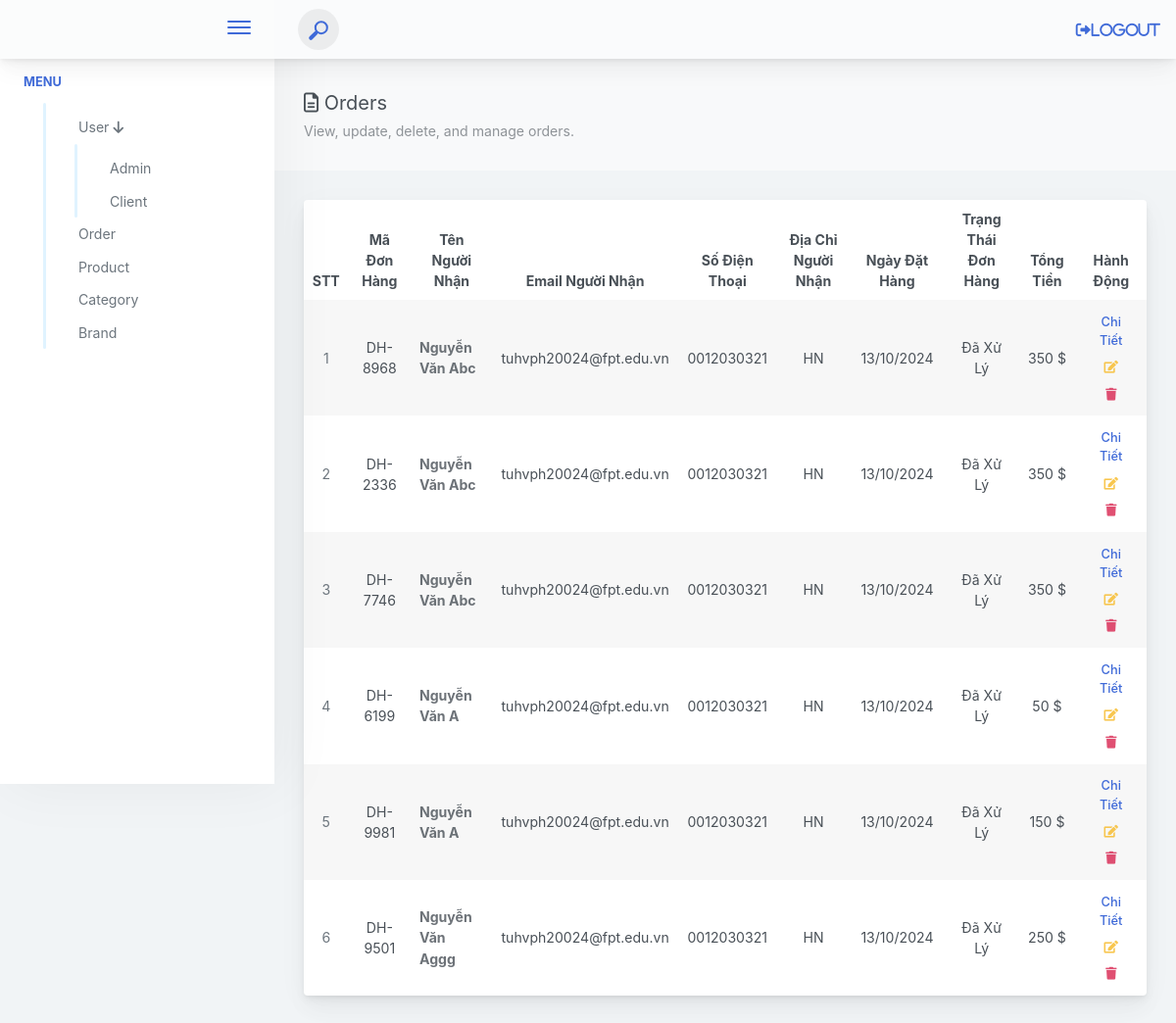
Before: /admin/?act=order (signed in) with the older database file.
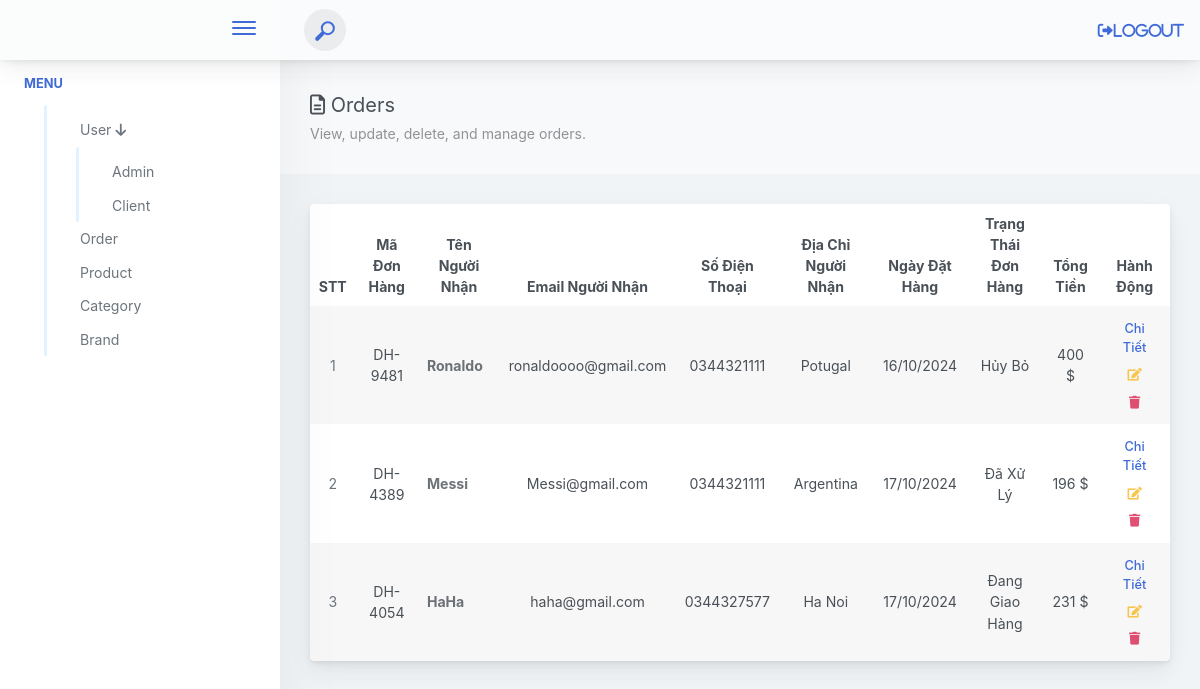
After: the same page with the newer database file.
### tables this page shows
CREATE TABLE `orders` (
  `id` int(11) NOT NULL,
  `order_code` varchar(100) DEFAULT NULL,
  `fullname` varchar(50) DEFAULT NULL,
  `email` varchar(150) DEFAULT NULL,
  `phone_number` varchar(20) DEFAULT NULL,
  `address` varchar(255) DEFAULT NULL,
  `notes` varchar(500) DEFAULT NULL,
  `order_date` datetime DEFAULT NULL,
  `status_id` int(11) DEFAULT NULL,
  `total_money` int(11) DEFAULT NULL,
  `user_id` int(11) DEFAULT NULL
);

### admin/controllers/AdminOrderController.php (called while the page is built, shortened)
<?php
class AdminOrderController
{
    public $modelOrder;
    public function __construct()
    {
        $this->modelOrder = new AdminOrder();
    }
    public function order()
    {
        $listOrder = $this->modelOrder->getAllOrders();
        require_once './views/danhmuc/Order.php';
    }
}

### admin/index.php (called while the page is built, shortened)
<?php
require_once '../commons/function.php';
require_once './controllers/AdminOrderController.php';
require_once './model/AdminOrder.php';
$act = $_GET['act'] ?? '/';
match ($act) {
    'user' => (new AdminUserController())->user(),
    'form-add-user' => (new AdminUserController())->formAddUser(),
    'add-user' => (new AdminUserController())->postAddUser(),
    'form-edit-user' => (new AdminUserController())->formEditUser(),
    'edit-user' => (new AdminUserController())->postEditUser(),
    'delete-user' => (new AdminUserController())->deleteUser(),
    'show-user' => (new AdminUserController())->showUser(),
    'reset-password' => (new AdminUserController())->resetPassword(),
    'client' => (new AdminUserController())->client(),
    'form-edit-client' => (new AdminUserController())->formEditClient(),
    'edit-client' => (new AdminUserController())->postEditClient(),
    'show-client' => (new AdminUserController())->showClient(),
    'login-admin' => (new AdminUserController())->formLogin(),
    'check-login-admin' => (new AdminUserController())->login(),
    'logout-admin' => (new AdminUserController())->Logout(),
    'product' => (new AdminProductController())->product(),
    'form-add-product' => (new AdminProductController())->formAddProduct(),
    'add-product' => (new AdminProductController())->postAddProduct(),
    'delete-product' => (new AdminProductController())->deleteProduct(),
    'show-product' => (new AdminProductController())->showProduct(),
    'edit-product' => (new AdminProductController())->postEditProduct(),
    'form-edit-product' => (new AdminProductController())->formEditProduct(),
    'category' => (new AdminCategoryController())->listCategory(),
    'form-add-category' => (new AdminCategoryController())->formAddCategory(),
    'add-category' => (new AdminCategoryController())->postAddCategory(),
    'form-edit-category' => (new AdminCategoryController())->formEditCategory(),
    'edit-category' => (new AdminCategoryController())->postEditCategory(),
    'delete-category' => (new AdminCategoryController())->deleteCategory(),
    'order' => (new AdminOrderController())->order(),
    'delete-order' => (new AdminOrderController())->deleteOrder(),
    'show-order' => (new AdminOrderController())->showOrder(),
    'edit-order' => (new AdminOrderController())->postEditOrder(),
    'form-edit-order' => (new AdminOrderController())->formEditOrder(),
};

### commons/function.php (called while the page is built, shortened)
<?php
function connectDB()
{
    $host = DB_HOST;
    $port = DB_PORT;
    $dbname = DB_NAME;
    try {
        $conn = new PDO("mysql:host=$host;port=$port;dbname=$dbname", DB_USERNAME, DB_PASSWORD);
        $conn->setAttribute(PDO::ATTR_ERRMODE, PDO::ERRMODE_EXCEPTION);
        $conn->setAttribute(PDO::ATTR_DEFAULT_FETCH_MODE, PDO::FETCH_ASSOC);
        return $conn;
    } catch (PDOException $e) {
        echo ("Connection failed: " . $e->getMessage());
    }
}

### admin/model/AdminOrder.php (called while the page is built, shortened)
<?php
class AdminOrder
{
    public $conn;
    public function __construct()
    {
        $this->conn = connectDB();
    }
    public function getAllOrders()
    {
        try {
            $sql = 'SELECT * FROM orders';
            $stmt = $this->conn->prepare($sql);
            $stmt->execute();
            return $stmt->fetchAll();
        } catch (\Exception $e) {
            echo "Lỗi: " . $e->getMessage();
        }
    }
}

### admin/views/danhmuc/Order.php (the view, shortened to what the changed rows need)
<?php include './views/layout/header.php'; ?>
<div class="app-main__outer">
    <div class="app-main__inner">
        <div class="row">
            <div class="col-md-12">
                <div class="main-card mb-3 card">
                    <div class="table-responsive">
                        <table class="align-middle mb-0 table table-borderless table-striped table-hover">
                            <thead>
                                <tr>
                                    <th class="text-center">STT</th>
                                    <th class="text-center">Mã Đơn Hàng</th>
                                    <th class="text-center">Tên Người Nhận</th>
                                    <th class="text-center">Email Người Nhận</th>
                                    <th class="text-center">Số Điện Thoại</th>
                                    <th class="text-center">Địa Chỉ Người Nhận</th>
                                    <th class="text-center">Ngày Đặt Hàng</th>
                                    <th class="text-center">Trạng Thái Đơn Hàng</th>
                                    <th class="text-center">Tổng Tiền</th>
                                    <th class="text-center">Hành Động</th>
                                </tr>
                            </thead>
                            <tbody>
                                <?php foreach ($listOrder as $key => $order): ?>
                                    <tr>
                                        <td class="text-center text-muted"><?= $key + 1 ?> </td>
                                        <td class="text-center"><?= $order['order_code'] ?></td>
                                        <td>
                                            <div class="widget-content p-0">
                                                <div class="widget-content-wrapper">
                                                    <div class="widget-content-left flex2">
                                                        <div class="widget-heading"><?= $order['fullname'] ?> </div>
                                                    </div>
                                                </div>
                                            </div>
                                        </td>
                                        <td class="text-center"><?= $order['email'] ?></td>
                                        <td class="text-center"><?= $order['phone_number'] ?></td>
                                        <td class="text-center"><?= $order['address'] ?></td>
                                        <td class="text-center">
                                            <?= date('d/m/Y', strtotime($order['order_date'])) ?>
                                        </td>
                                        <td class="text-center">
                                            <?php
                                            if ($order['status_id'] == 1) {
                                                echo 'Đã Xử Lý';
                                            } elseif ($order['status_id'] == 2) {
                                                echo 'Chưa Xử Lý';
                                            } elseif ($order['status_id'] == 3) {
                                                echo 'Đang Giao Hàng';
                                            } elseif ($order['status_id'] == 4) {
                                                echo 'Đã Giao Hàng';
                                            } elseif ($order['status_id'] == 6) {
                                                echo 'Hoàn Hàng';
                                            } else {
                                                echo 'Hủy Bỏ';
                                            }
                                            ?>
                                        </td>
                                        <td class="text-center">
                                            <?= number_format($order['total_money'], 0, ',', '.') ?> $
                                        </td>
                                        <td class="text-center">
                                            <a href="<?= BASE_URL_ADMIN . '?act=show-order&id_order=' . $order['id'] ?>"
                                                class="btn btn-hover-shine btn-outline-primary border-0 btn-sm">
                                                Chi Tiết
                                            </a>
                                            <a href="<?= BASE_URL_ADMIN . '?act=form-edit-order&id_order=' . $order['id'] ?>"
                                                data-toggle="tooltip" title="Edit" data-placement="bottom"
                                                class="btn btn-outline-warning border-0 btn-sm">
                                                <span class="btn-icon-wrapper opacity-8">
                                                    <i class="fa fa-edit fa-w-20"></i>
                                                </span>
                                            </a>
                                            <a href="<?= BASE_URL_ADMIN . '?act=delete-order&id_order=' . $order['id'] ?>"
                                                onclick="return confirm('Bạn thực sự muốn xóa đơn hàng này?')">
                                                <button class="btn btn-hover-shine btn-outline-danger border-0 btn-sm"
                                                    type="submit" data-toggle="tooltip" title="Delete"
                                                    data-placement="bottom">
                                                    <span class="btn-icon-wrapper opacity-8">
                                                        <i class="fa fa-trash fa-w-20"></i>
                                                    </span>
                                                </button>
                                            </a>
                                        </td>
                                    </tr>
                                <?php endforeach ?>
                            </tbody>
                        </table>
                    </div>
                </div>
            </div>
        </div>
    </div>
</div>
</div>
</div>
</body>
</html>

Changed rows visible on the page:
removed orders: order_code "DH-8968", fullname "Nguyễn Văn Abc", email "tuhvph20024@fpt.edu.vn", phone_number "0012030321", address "HN", order_date "13/10/2024", shows "Đã Xử Lý", total_money "350"
removed orders: order_code "DH-2336", fullname "Nguyễn Văn Abc", email "tuhvph20024@fpt.edu.vn", phone_number "0012030321", address "HN", order_date "13/10/2024", shows "Đã Xử Lý", total_money "350"
removed orders: order_code "DH-7746", fullname "Nguyễn Văn Abc", email "tuhvph20024@fpt.edu.vn", phone_number "0012030321", address "HN", order_date "13/10/2024", shows "Đã Xử Lý", total_money "350"
removed orders: order_code "DH-6199", fullname "Nguyễn Văn A", email "tuhvph20024@fpt.edu.vn", phone_number "0012030321", address "HN", order_date "13/10/2024", shows "Đã Xử Lý", total_money "50"
removed orders: order_code "DH-9981", fullname "Nguyễn Văn A", email "tuhvph20024@fpt.edu.vn", phone_number "0012030321", address "HN", order_date "13/10/2024", shows "Đã Xử Lý", total_money "150"
removed orders: order_code "DH-9501", fullname "Nguyễn Văn Aggg", email "tuhvph20024@fpt.edu.vn", phone_number "0012030321", address "HN", order_date "13/10/2024", shows "Đã Xử Lý", total_money "250"
added orders: order_code "DH-9481", fullname "Ronaldo", email "ronaldoooo@gmail.com", phone_number "0344321111", address "Potugal", order_date "16/10/2024", shows "Hủy Bỏ", total_money "400"
added orders: order_code "DH-4389", fullname "Messi", email "Messi@gmail.com", phone_number "0344321111", address "Argentina", order_date "17/10/2024", shows "Đã Xử Lý", total_money "196"
added orders: order_code "DH-4054", fullname "HaHa", email "haha@gmail.com", phone_number "0344327577", address "Ha Noi", order_date "17/10/2024", shows "Đang Giao Hàng", total_money "231"
